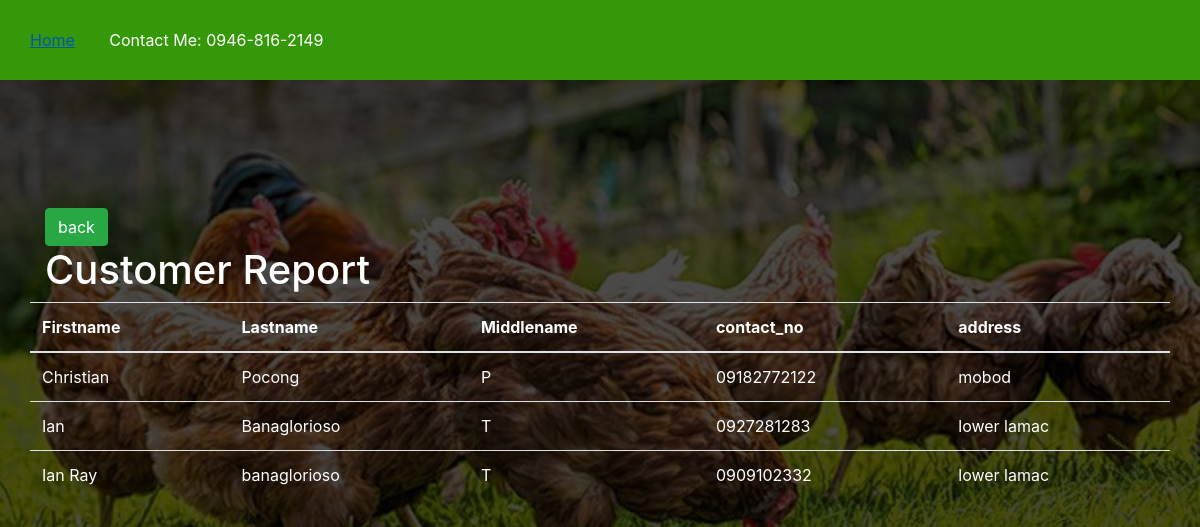
Page /customerreport.php (signed in) on the committed database.
### tables this page shows
CREATE TABLE `customer` (
  `id` int(100) NOT NULL,
  `userid` int(100) DEFAULT NULL,
  `firstname` varchar(255) DEFAULT NULL,
  `middlename` varchar(255) DEFAULT NULL,
  `lastname` varchar(255) DEFAULT NULL,
  `contact_no` varchar(255) DEFAULT NULL,
  `address` varchar(255) DEFAULT NULL
);

### customerreport.php (the view, shortened to what this page needs)
<!DOCTYPE html>
<html>
<head>
	<link rel="stylesheet" type="text/css" href="Css1/style.css">
	<link rel="stylesheet" type="text/css" href="Css1/side.css">
	<link rel="stylesheet" type="text/js" href="javascript/java.js">
	<link rel="stylesheet" href="bootstrap/css/bootstrap.min.css">
</head>
<body>
<div id="main">
			<nav>
				<ul>
					<li><a href="index.php">Home</a></li>
					<li>Contact Me: 0946-816-2149</li>
				</ul>
			</nav>
	</div>
<?php require_once 'process1.php';?>
	<div class="container">
	<?php
		$mysqli = new mysqli('localhost','root','','registration') or die(mysqli_error($mysqli));
		$username= $_SESSION["username"];
		$result=$mysqli->query("select id from users where username='$username'") or die($mysqli->error);
		if(@count($result)==1)
		{
			$row=$result->fetch_array();
			$userid=$row['id'];
		}
		$result = $mysqli->query("SELECT * FROM customer where userid='$userid'") or die($mysqli->error);
		?>
		<br><br>
		<a href="index1.php"class="btn btn-success">back</a>
		<h1 class="text-white">Customer Report</h1>
		<div class="row justify-content-center">
		<br><br><br>
			<table class="table">
				<thead>
					<tr class="text-white">
						<th>Firstname</th>
						<th>Lastname</th>
						<th>Middlename</th>
						<th>contact_no</th>
						<th>address</th>
					</tr>
				</thead>
				<?php
					while($row=$result->fetch_assoc()):?>
						<tr class="text-white">
							<td><?php echo $row['firstname']?></td>
							<td><?php echo $row['lastname']?></td>
							<td><?php echo $row['middlename']?></td>
							<td><?php echo $row['contact_no']?></td>
							<td><?php echo $row['address']?></td>
						</tr>
						<?php endwhile;?>
			</table>
		</div>
<br><br>
</body>
</html>

### Css1/style.css (style rules this page uses)
body { overflow-x: hidden; }

### Css1/side.css (style rules this page uses)
* { margin:0px; padding:0px; }
body { font-size:120%; background:#F8F8FF; background-image:linear-gradient(rgba(0,0,0,0.7),rgba(0,0,0,0.7)), url("../Image chicken/b.jpg"); background-size:cover; }
#main { width:100%; height:20vh; }
nav { width:100%; height:80px; background-color:#349808; line-height:80px; }
nav ul { float:left; margin-right:30px; }
nav ul li { list-style-type: none; display:inline-block; transition:0.8s all; color:#fff }
nav ul li a { text-decoration:none; color:#fff; padding:30px; }
.btn { padding:10px; font-size:15px; color:white; background:#349808; border:none; border-radius:5px; }

### rows in the picture
customer: firstname "Christian", lastname "Pocong", middlename "P", contact_no "09182772122", address "mobod"
customer: firstname "Ian", lastname "Banaglorioso", middlename "T", contact_no "0927281283", address "lower lamac"
customer: firstname "Ian Ray", lastname "banaglorioso", middlename "T", contact_no "0909102332", address "lower lamac"
